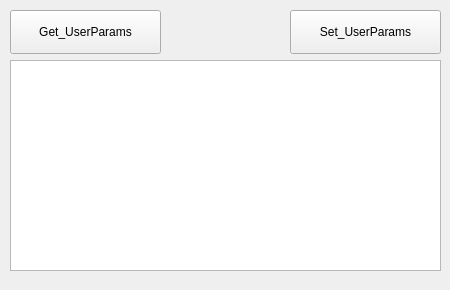
<?xml version="1.0" encoding="UTF-8"?>
<ui version="4.0">
 <class>FormUserParams</class>
 <widget class="QWidget" name="FormUserParams">
  <property name="geometry">
   <rect>
    <x>0</x>
    <y>0</y>
    <width>450</width>
    <height>290</height>
   </rect>
  </property>
  <property name="windowTitle">
   <string>Form</string>
  </property>
  <widget class="QTextEdit" name="txtUserPrams">
   <property name="geometry">
    <rect>
     <x>10</x>
     <y>60</y>
     <width>431</width>
     <height>211</height>
    </rect>
   </property>
  </widget>
  <widget class="QPushButton" name="btnGetUserParams">
   <property name="geometry">
    <rect>
     <x>10</x>
     <y>10</y>
     <width>151</width>
     <height>44</height>
    </rect>
   </property>
   <property name="text">
    <string>Get_UserParams</string>
   </property>
  </widget>
  <widget class="QPushButton" name="btnSetUserParams">
   <property name="geometry">
    <rect>
     <x>290</x>
     <y>10</y>
     <width>151</width>
     <height>44</height>
    </rect>
   </property>
   <property name="text">
    <string>Set_UserParams</string>
   </property>
  </widget>
 </widget>
 <resources/>
 <connections/>
</ui>
